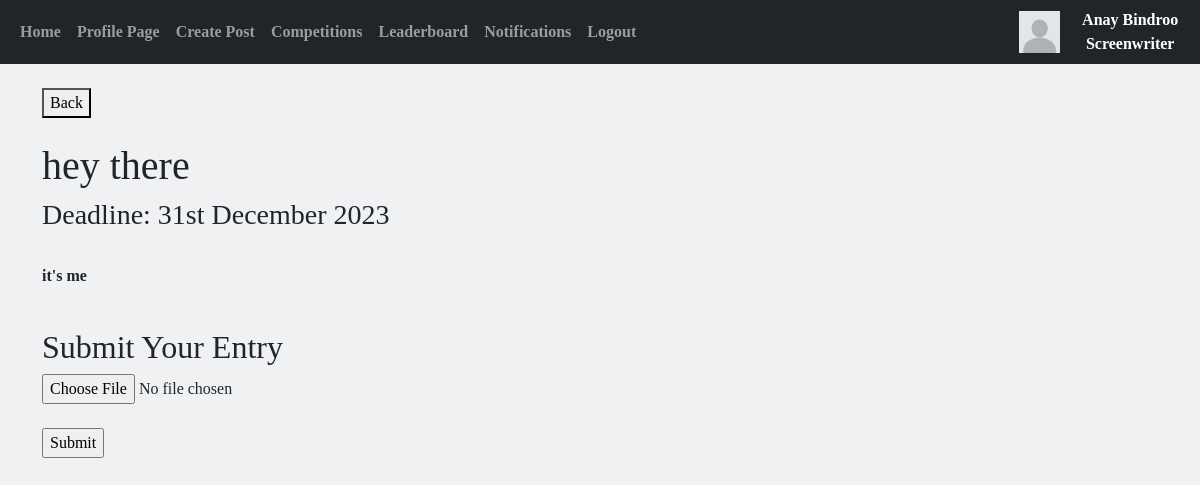
The page /comp/1 (signed in) on the database its author committed.
### website/models.py (models this page shows)
class Users(db.Model, UserMixin):
    __tablename__ = "Users"
    id = db.Column(db.Integer, primary_key=True)
    email = db.Column(db.String(150), unique=True)
    username = db.Column(db.String(150), unique=True)
    forename = db.Column(db.String(75), unique=True)
    surname = db.Column(db.String(75))
    password = db.Column(db.String(150))
    accounttype = db.Column(db.Integer)
    profilepic = db.Column(db.String(), nullable=True)
    biography = db.Column(db.Text)
    insta = db.Column(db.String(), nullable=True)
    twitter = db.Column(db.String(), nullable=True)
    notifnum = db.Column(db.Integer)
    date_created = db.Column(db.DateTime(timezone=True), default=func.now())
    writers = db.relationship('Screenwriters', backref="user", passive_deletes=True)
    producers = db.relationship('Producers', backref="user", passive_deletes=True)

class Competitions(db.Model):
    __tablename__ = "Competitions"
    compid = db.Column(db.Integer, primary_key=True)
    producerid = db.Column(db.Integer, db.ForeignKey('Producers.producerid'))
    title = db.Column(db.String(300))
    brief = db.Column(db.Text)
    deadline = db.Column(db.DateTime(timezone=True))
    deadline_string = db.Column(db.String(300))
    date_created = db.Column(db.String(300))
    datetime_created = db.Column(db.DateTime(timezone=True), default=func.now())
    submissionnum = db.Column(db.Integer)
    responses = db.relationship('Notifications', backref="comp", passive_deletes=True)
    awards = db.relationship('Awards', backref="comp", passive_deletes=True)

### website/comps.py (the view)
@comps.route('/comp/<compid>', methods=['GET', 'POST'])
@login_required
def comp(compid):
    UpdateNotificationNumber(current_user.id)
    comp = Competitions.query.filter_by(compid = compid).first()
    writer = Screenwriters.query.filter_by(userid=current_user.id).first()
    notif = Notifications.query.filter_by(writerid = writer.writerid, compid = compid).first()
    if notif:
        submitted = True
    else:
        submitted = False
    return flask.render_template("comp_full.html",user=current_user, comp=comp, submitted=submitted)

### website/update.py (called while the page is built, shortened)
def UpdateNotificationNumber(userid): # Updates the number of unseen notification a user has
    if current_user.accounttype == 1:
        writer = Screenwriters.query.filter_by(userid=userid).first()
        notifs = Notifications.query.filter_by(writerid=writer.writerid)
        number = 0
        if notifs:
            current_user.notifnum = number
            db.session.commit()
        else:
            current_user.notifnum = 0
            db.session.commit()

### website/templates/comp_full.html (shortened to what this page needs)
{% extends "base.html" %} {% block title %}{{comp.title}}{% endblock %} {% block content%}
<!DOCTYPE html>
<html lang="en">
<head>
</head>
<body>
  <button onclick="window.location.href = '/competitions';">Back</button>
  <br><br>
  {% if submitted == True %}
    <h2>You've already submitted to this competition.</h2>
  {% else %}
    <div style="text-align:left">
      <h1>{{comp.title}}</h1>
      <h3>Deadline: {{comp.deadline_string}}</h3>
    </div>
    <br>
    <p>{{comp.brief}}</p>
    <br>
    <h2>Submit Your Entry</h2>
    <form method='POST' enctype='multipart/form-data' action="/submit/{{comp.compid}}">
      <input type="file" name="submission"><br><br>
      <input type="submit" name="Submit" onclick="return confirm('Are you sure you want to submit this screenplay file for this competition? You will not be able to resubmit.')">
    </form>
  <br>
  {% endif %}
</body>
</html>
{% endblock %}

### website/templates/base.html (shortened to what this page needs)
<!DOCTYPE html>
<html lang="en">
  <head>
    <link
      href="https://cdn.jsdelivr.net/npm/bootstrap@5.0.2/dist/css/bootstrap.min.css"
      rel="stylesheet"
    />
  </head>
  <body>
    <nav class="navbar navbar-expand-lg navbar-dark bg-dark">
      <div class="container-fluid">
        <div class="collapse navbar-collapse" id="navbar">
          <div class="navbar-nav">
            <a class="nav-item nav-link" href="/home">Home</a>
            {% if user.is_authenticated %}
            <a class="nav-item nav-link" href="/profilepage/{{user.id}}">Profile Page</a>
            <a class="nav-item nav-link" href="/post">Create Post</a>
            <a class="nav-item nav-link" href="/competitions">Competitions</a>
            <a class="nav-item nav-link" href="/leaderboard">Leaderboard</a>
            <a class="nav-item nav-link" style="position:relative" href="/notifications/{{user.id}}">Notifications</a>
            <a class="nav-item nav-link" href="/logout" onclick="return confirm('Are you sure you want to log out?')">Logout</a>
            {% else %}
            <a class="nav-item nav-link" href="/login">Login</a>
            <a class="nav-item nav-link" href="/sign-up">Sign Up</a>
            {% endif %}
          </div>
        </div>
      </div>
      <div style="text-align: right">
        {% if user.is_authenticated %}
          {% if user.profilepic %}
            <a href="/profilepage/{{user.id}}"" target=_blank><img src="{{ url_for('static', filename='images/'+ user.profilepic) }}" alt="Profile picture" height="50px" width="50px"></a>
          {% else %}
            <a href="/profilepage/{{user.id}}"" target=_blank><img src="/static/images/default.jpg" alt="Default profile picture" height="25%" width="25%"></a>
          {% endif %}
        {% endif %}
      </div>
      <div style="text-align: center; color: white;" >
        {{ user.username }}
        {% if user.accounttype == 1 %}
          Screenwriter
        {% elif user.accounttype == 2 %}
          Producer
        {% endif %}
      </div>
    </nav>
    <br>
    <div class="container">{% block content %}{% endblock %}</div>
  </body>
</html>

### website/templates/base.html (style rules this page uses)
body { background-color: #eff1f3; font-family:futura; font-weight: bold; }

### rows shown on the page
Users: username "Anay Bindroo"
Competitions: title "hey there", deadline_string "31st December 2023", brief "it's me"
